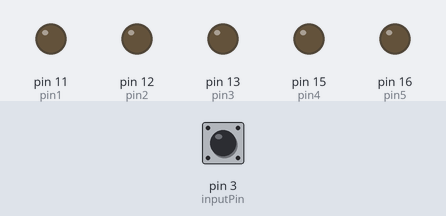
Recording of a program running on a simulated Raspberry Pi (header pin numbers). Shown: output pins drawn as LEDs (lit = HIGH). The inputs (shaded band) are chosen by the test bench; at power-on: pin 3 (inputPin) HIGH.

Above: at 1.2 s.
1.3 s: pin 3 (inputPin) pulled LOW for 0.15 s
At 1.9 s:
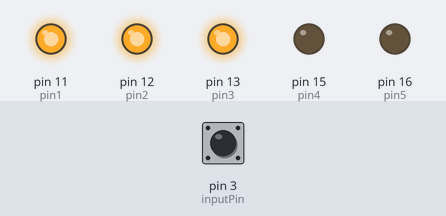
2.9 s: pin 3 (inputPin) pulled LOW for 1 s
At 4.4 s:
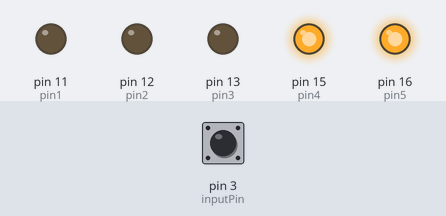
5.4 s: pin 3 (inputPin) pulled LOW for 3.2 s
At 9.1 s:
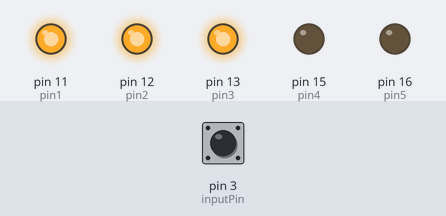
Timing chart, 0 to 10.6 s (numbered marks = the images above; inputs shaded):
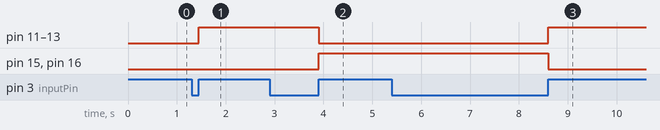

The program:

leds2.py
```python
import RPi.GPIO as GPIO
import sys
import signal
from time import sleep

inputPin = 3
pin1 = 11
pin2 = 12
pin3 = 13
pin4 = 15
pin5 = 16

GPIO.setmode(GPIO.BOARD)
GPIO.setup(pin1, GPIO.OUT)
GPIO.setup(pin2, GPIO.OUT)
GPIO.setup(pin3, GPIO.OUT)
GPIO.setup(pin4, GPIO.OUT)
GPIO.setup(pin5, GPIO.OUT)
GPIO.setup(inputPin, GPIO.IN)
GPIO.add_event_detect(inputPin, GPIO.RISING)

toCross = True
def cross():
	global toCross
	if toCross:
		GPIO.output(pin1, GPIO.HIGH)
		GPIO.output(pin2, GPIO.HIGH)
		GPIO.output(pin3, GPIO.HIGH)
		GPIO.output(pin4, GPIO.LOW)
		GPIO.output(pin5, GPIO.LOW)
		toCross = False
	else:
		GPIO.output(pin4, GPIO.HIGH)
		GPIO.output(pin5, GPIO.HIGH)
		GPIO.output(pin1, GPIO.LOW)
		GPIO.output(pin2, GPIO.LOW)
		GPIO.output(pin3, GPIO.LOW)
		toCross = True


if GPIO.event_detected(inputPin):
	cross()

def sigintHandler(signal, frame):
	GPIO.cleanup()
	sys.exit(0)

signal.signal(signal.SIGINT, sigintHandler)
while 1:
	if GPIO.event_detected(inputPin):
		cross()
```

Measured:
- after the input at 1.3 s, pin 11 (pin1), pin 12 (pin2), pin 13 (pin3): LOW → HIGH after 0.15 s
- after the input at 2.9 s, pin 11 (pin1), pin 12 (pin2), pin 13 (pin3): HIGH → LOW after 1.0 s; pin 15 (pin4), pin 16 (pin5): LOW → HIGH after 1.0 s
- after the input at 5.4 s, pin 11 (pin1), pin 12 (pin2), pin 13 (pin3): LOW → HIGH after 3.2 s; pin 15 (pin4), pin 16 (pin5): HIGH → LOW after 3.2 s
